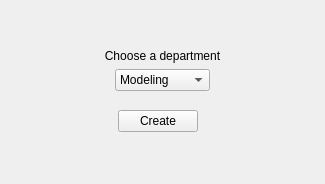
<?xml version="1.0" encoding="UTF-8"?>
<ui version="4.0">
 <class>arScene</class>
 <widget class="QWidget" name="arScene">
  <property name="enabled">
   <bool>true</bool>
  </property>
  <property name="geometry">
   <rect>
    <x>0</x>
    <y>0</y>
    <width>325</width>
    <height>184</height>
   </rect>
  </property>
  <property name="sizePolicy">
   <sizepolicy hsizetype="Expanding" vsizetype="Expanding">
    <horstretch>0</horstretch>
    <verstretch>0</verstretch>
   </sizepolicy>
  </property>
  <property name="minimumSize">
   <size>
    <width>0</width>
    <height>0</height>
   </size>
  </property>
  <property name="windowTitle">
   <string>Pixels and Crafts Pipeline</string>
  </property>
  <property name="styleSheet">
   <string notr="true">text-align: center;
/*padding: 9px;</string>
  </property>
  <layout class="QVBoxLayout" name="verticalLayout">
   <property name="spacing">
    <number>0</number>
   </property>
   <property name="leftMargin">
    <number>0</number>
   </property>
   <property name="topMargin">
    <number>0</number>
   </property>
   <property name="rightMargin">
    <number>0</number>
   </property>
   <property name="bottomMargin">
    <number>0</number>
   </property>
   <item>
    <widget class="QWidget" name="Main" native="true">
     <layout class="QVBoxLayout" name="verticalLayout_2">
      <item>
       <spacer name="verticalSpacer_3">
        <property name="orientation">
         <enum>Qt::Orientation::Vertical</enum>
        </property>
        <property name="sizeHint" stdset="0">
         <size>
          <width>20</width>
          <height>40</height>
         </size>
        </property>
       </spacer>
      </item>
      <item>
       <widget class="QLabel" name="label">
        <property name="text">
         <string>Choose a department</string>
        </property>
        <property name="alignment">
         <set>Qt::AlignmentFlag::AlignCenter</set>
        </property>
       </widget>
      </item>
      <item>
       <layout class="QGridLayout" name="gridLayout">
        <property name="spacing">
         <number>6</number>
        </property>
        <item row="1" column="1">
         <spacer name="verticalSpacer">
          <property name="orientation">
           <enum>Qt::Orientation::Vertical</enum>
          </property>
          <property name="sizeType">
           <enum>QSizePolicy::Policy::Fixed</enum>
          </property>
          <property name="sizeHint" stdset="0">
           <size>
            <width>10</width>
            <height>10</height>
           </size>
          </property>
         </spacer>
        </item>
        <item row="2" column="4">
         <spacer name="horizontalSpacer_2">
          <property name="orientation">
           <enum>Qt::Orientation::Horizontal</enum>
          </property>
          <property name="sizeHint" stdset="0">
           <size>
            <width>40</width>
            <height>20</height>
           </size>
          </property>
         </spacer>
        </item>
        <item row="0" column="1">
         <widget class="QComboBox" name="cbxChooseDepartment">
          <property name="sizePolicy">
           <sizepolicy hsizetype="Fixed" vsizetype="Fixed">
            <horstretch>0</horstretch>
            <verstretch>0</verstretch>
           </sizepolicy>
          </property>
          <property name="maximumSize">
           <size>
            <width>110</width>
            <height>16777215</height>
           </size>
          </property>
          <property name="styleSheet">
           <string notr="true"/>
          </property>
          <property name="currentIndex">
           <number>1</number>
          </property>
          <item>
           <property name="text">
            <string>3Dscanning</string>
           </property>
          </item>
          <item>
           <property name="text">
            <string>Modeling</string>
           </property>
          </item>
          <item>
           <property name="text">
            <string>Clothing</string>
           </property>
          </item>
          <item>
           <property name="text">
            <string>Sculpting</string>
           </property>
          </item>
          <item>
           <property name="text">
            <string>Baking</string>
           </property>
          </item>
          <item>
           <property name="text">
            <string>Texturing</string>
           </property>
          </item>
          <item>
           <property name="text">
            <string>Grooming</string>
           </property>
          </item>
          <item>
           <property name="text">
            <string>Rigging</string>
           </property>
          </item>
          <item>
           <property name="text">
            <string>Pose</string>
           </property>
          </item>
          <item>
           <property name="text">
            <string>Animation</string>
           </property>
          </item>
         </widget>
        </item>
        <item row="2" column="0">
         <spacer name="horizontalSpacer">
          <property name="orientation">
           <enum>Qt::Orientation::Horizontal</enum>
          </property>
          <property name="sizeHint" stdset="0">
           <size>
            <width>40</width>
            <height>20</height>
           </size>
          </property>
         </spacer>
        </item>
        <item row="2" column="1">
         <widget class="QWidget" name="widget" native="true">
          <property name="sizePolicy">
           <sizepolicy hsizetype="Fixed" vsizetype="Preferred">
            <horstretch>0</horstretch>
            <verstretch>0</verstretch>
           </sizepolicy>
          </property>
          <property name="minimumSize">
           <size>
            <width>90</width>
            <height>0</height>
           </size>
          </property>
          <layout class="QVBoxLayout" name="verticalLayout_3">
           <property name="spacing">
            <number>0</number>
           </property>
           <property name="leftMargin">
            <number>3</number>
           </property>
           <property name="topMargin">
            <number>3</number>
           </property>
           <property name="rightMargin">
            <number>3</number>
           </property>
           <property name="bottomMargin">
            <number>3</number>
           </property>
           <item>
            <widget class="QPushButton" name="btnCreateScene">
             <property name="sizePolicy">
              <sizepolicy hsizetype="Fixed" vsizetype="Fixed">
               <horstretch>0</horstretch>
               <verstretch>0</verstretch>
              </sizepolicy>
             </property>
             <property name="styleSheet">
              <string notr="true">text-align: center;</string>
             </property>
             <property name="text">
              <string>Create</string>
             </property>
            </widget>
           </item>
          </layout>
         </widget>
        </item>
       </layout>
      </item>
      <item>
       <spacer name="verticalSpacer_2">
        <property name="orientation">
         <enum>Qt::Orientation::Vertical</enum>
        </property>
        <property name="sizeHint" stdset="0">
         <size>
          <width>20</width>
          <height>40</height>
         </size>
        </property>
       </spacer>
      </item>
     </layout>
    </widget>
   </item>
  </layout>
 </widget>
 <resources>
  <include location="../../img/app_imgs.qrc"/>
 </resources>
 <connections/>
</ui>
